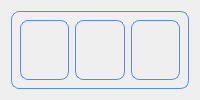
           <widget class="QWidget" name="page_5">
            <layout class="QVBoxLayout" name="verticalLayout_12">
             <item>
              <widget class="QWidget" name="widget" native="true">
               <property name="styleSheet">
                <string notr="true">border: 1px solid #568AF2;
    border-radius: 8px; </string>
               </property>
               <layout class="QHBoxLayout" name="horizontalLayout_7">
                <item>
                 <layout class="QHBoxLayout" name="horizontalLayout_10">
                  <item>
                   <widget class="QFrame" name="frame_50">
                    <property name="frameShape">
                     <enum>QFrame::StyledPanel</enum>
                    </property>
                    <property name="frameShadow">
                     <enum>QFrame::Raised</enum>
                    </property>
                   </widget>
                  </item>
                  <item>
                   <widget class="QFrame" name="frame_51">
                    <property name="frameShape">
                     <enum>QFrame::StyledPanel</enum>
                    </property>
                    <property name="frameShadow">
                     <enum>QFrame::Raised</enum>
                    </property>
                   </widget>
                  </item>
                  <item>
                   <widget class="QFrame" name="frame_52">
                    <property name="frameShape">
                     <enum>QFrame::StyledPanel</enum>
                    </property>
                    <property name="frameShadow">
                     <enum>QFrame::Raised</enum>
                    </property>
                   </widget>
                  </item>
                 </layout>
                </item>
               </layout>
              </widget>
             </item>
            </layout>
           </widget>
